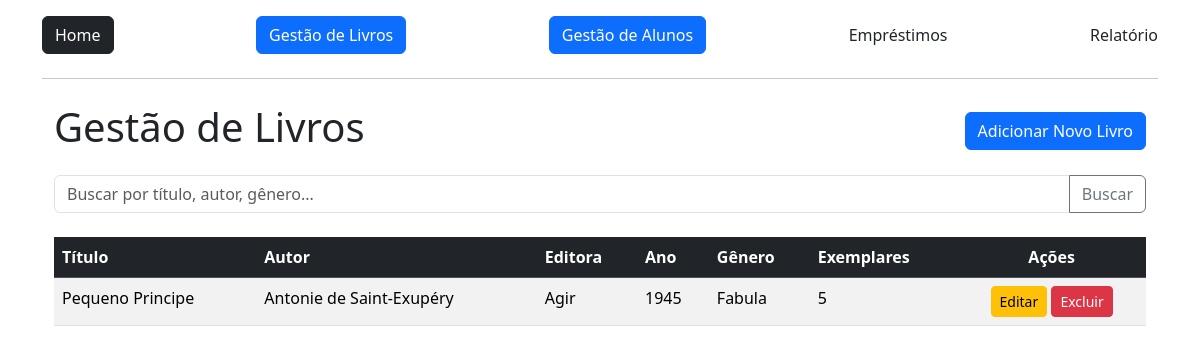
The app's page /livros (signed in), older data.
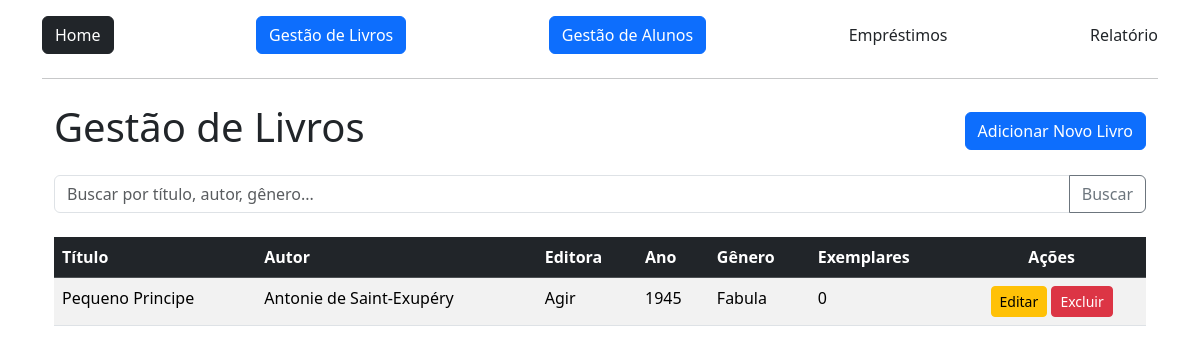
The same page, newer data.
### app/models.py (models this page shows)
class Livro(db.Model):
    id = db.Column(db.Integer, primary_key=True)
    titulo = db.Column(db.String(100), nullable=False)
    autor = db.Column(db.String(100), nullable=False)
    editora = db.Column(db.String(100), nullable=False)
    ano_publicacao = db.Column(db.Integer, nullable=False)
    genero = db.Column(db.String(50), nullable=False)
    exemplares = db.Column(db.Integer, nullable=False)
    alunosAlugados = db.relationship('Aluguel', backref='livro', lazy=True)

### app/view.py (the view)
@app.route('/livros')
@login_required
def listar_livros():
    query = request.args.get('q')
    if query:
        search = f"%{query}%"
        livros = Livro.query.filter(
            or_(
                Livro.titulo.ilike(search),
                Livro.autor.ilike(search),
                Livro.genero.ilike(search)
            )
        ).all()
    else:
        livros = Livro.query.all()
    return render_template('livros.html', livros=livros)

### app/models.py (called while the page is built)
@login_manager.user_loader
def load_user(user_id):
    return User.query.get(user_id)

### app/templates/livros.html (shortened to what this page needs)
{% extends 'base.html' %}
{% block content %}
<div class="container mt-4">
    <div class="d-flex justify-content-between align-items-center mb-3">
        <h1>Gestão de Livros</h1>
        <a href="{{ url_for('cadastrar_livro') }}" class="btn btn-primary">Adicionar Novo Livro</a>
    </div>
    <div class="mb-4">
        <form method="GET" action="{{ url_for('listar_livros') }}">
            <div class="input-group">
                <input type="text" name="q" class="form-control" placeholder="Buscar por título, autor, gênero..." value="{{ request.args.get('q', '') }}">
                <button class="btn btn-outline-secondary" type="submit">Buscar</button>
            </div>
        </form>
    </div>
    <div class="table-responsive">
        <table class="table table-striped table-hover">
            <thead class="table-dark">
                <tr>
                    <th scope="col">Título</th>
                    <th scope="col">Autor</th>
                    <th scope="col">Editora</th>
                    <th scope="col">Ano</th>
                    <th scope="col">Gênero</th>
                    <th scope="col">Exemplares</th>
                    <th scope="col" class="text-center">Ações</th>
                </tr>
            </thead>
            <tbody>
                {% for livro in livros %}
                <tr>
                    <td>{{ livro.titulo }}</td>
                    <td>{{ livro.autor }}</td>
                    <td>{{ livro.editora }}</td>
                    <td>{{ livro.ano_publicacao }}</td>
                    <td>{{ livro.genero }}</td>
                    <td>{{ livro.exemplares }}</td>
                    <td class="text-center">
                        <a href="{{ url_for('editar_livro', id=livro.id) }}" class="btn btn-warning btn-sm">Editar</a>
                        <form action="{{ url_for('excluir_livro', id=livro.id) }}" method="POST" style="display:inline;" onsubmit="return confirm('Tem certeza que deseja excluir este livro?');">
                            <button type="submit" class="btn btn-danger btn-sm">Excluir</button>
                        </form>
                    </td>
                </tr>
                {% else %}
                <tr>
                    <td colspan="7" class="text-center">Nenhum livro encontrado.</td>
                </tr>
                {% endfor %}
            </tbody>
        </table>
    </div>
</div>
{% endblock %}

Row changes from the older to the newer data that the page shows:
changed Livro "Pequeno Principe": exemplares "5" → "0"
